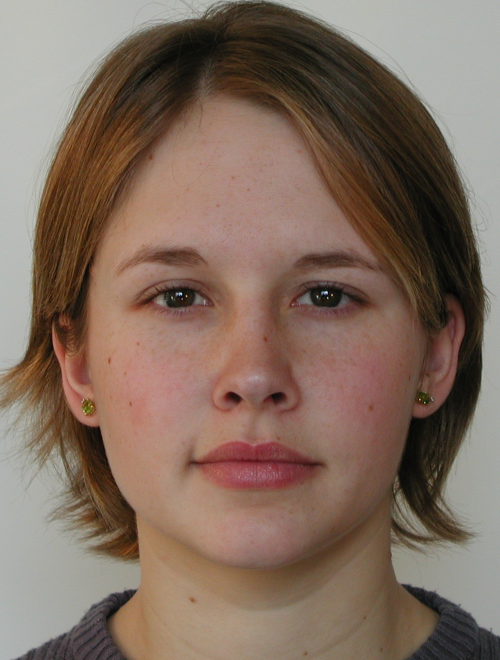
%> input picture תרגיל בית 3/data/Inputs/imgs/0004_6.png, 1000 x 1320 px (shown at 1/2 size); the run also reads 1 picture not shown here
$ octave hw3_1.m   (GNU Octave 9; MATLAB toolbox functions it lacks are replaced by stand-ins)
%> lines starting %> are read from the running program, lines starting %| are printed output that depends on the picture
%> further down, image is the input picture: size 1320x1000x3 uint8; mean R, G, B 129.1, 108, 94.6
### תרגיל בית 3/pyrGen.m
function [Gaussian, Laplacian] = pyrGen(image, n)
    [Gaussian, Laplacian] = pyrGenRecurse(image, image, n, 2);
end

function [Gaussian, Laplacian] = pyrGenRecurse(image, last_level, n, i)
%> called with n = 6, i = 2
    if n==1 % last level does not use gaussian
        Gaussian = {last_level};
        Laplacian = {last_level};
    else
        Gaussian = {last_level};
%> Gaussian = 1 item
        sigma = 2 ^ i;
        % calculate the next gaussian pyramid level
        imageGausseFiltered = imgaussfilt(image, sigma);
        % use the gaussian pyramid to calculate the laplacian level
        Laplacian = {Gaussian{1} - imageGausseFiltered};
%> Laplacian = 1 item
        % recuresive call for the next level of the pyramid
        [G, L] = pyrGenRecurse(image, imageGausseFiltered, n-1, i+1);
%> call 5 of pyrGenRecurse, with n = 2, i = 6
%> in pyrGenRecurse (call 5), `imageGausseFiltered = imgaussfilt(image, sigma);`:
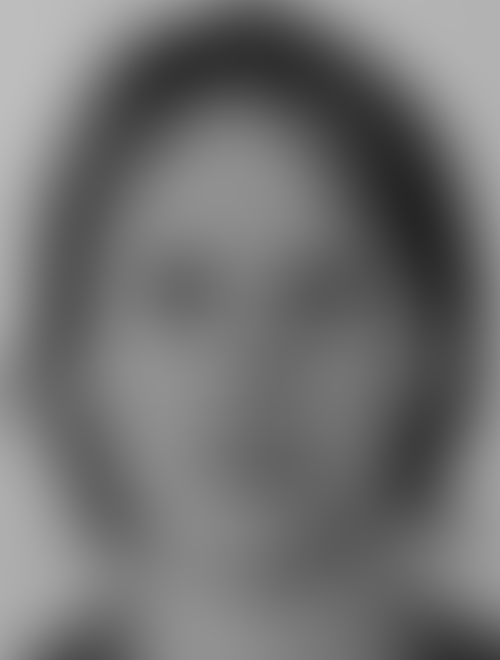
%> imageGausseFiltered: size 1320x1000 double (shown at 1/2 size); min 0.15, max 0.745, mean 0.446
%> in pyrGenRecurse (call 5), `Gaussian = [Gaussian; G];`: Gaussian = 2 items
%> G = 5 items; L = 5 items
        Gaussian = [Gaussian; G];
%> Gaussian = 6 items
        Laplacian = [Laplacian; L];
%> Laplacian = 6 items
%> after the loop `for i=1:n`:
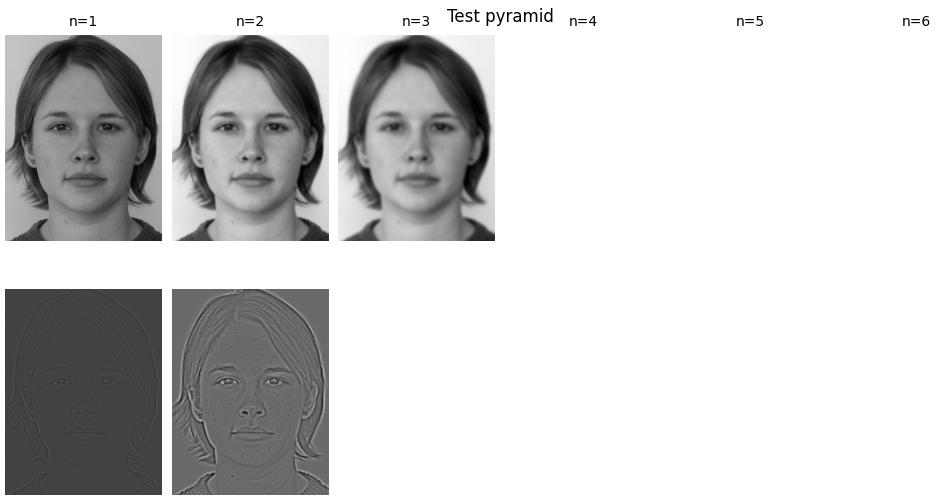
%> figure redrawn from the program's plot data, 12 panels
    end
end

### תרגיל בית 3/imRecon.m
function reconImage = imRecon(Laplacians)
    % reconstruct image from laplacian pyramid by sum over all levels
    % (no need to upsize the lower levels)
    reconImage = zeros(size(Laplacians{1}));
%> reconImage: size 1320x1000 double; every value is 0
    for i=0:size(Laplacians)-1
        reconImage = reconImage + Laplacians{i + 1};
    end
%> this loop made 6 passes
%> `mse = immse(image_gray, recon_image);`: mse = 1.07e-35
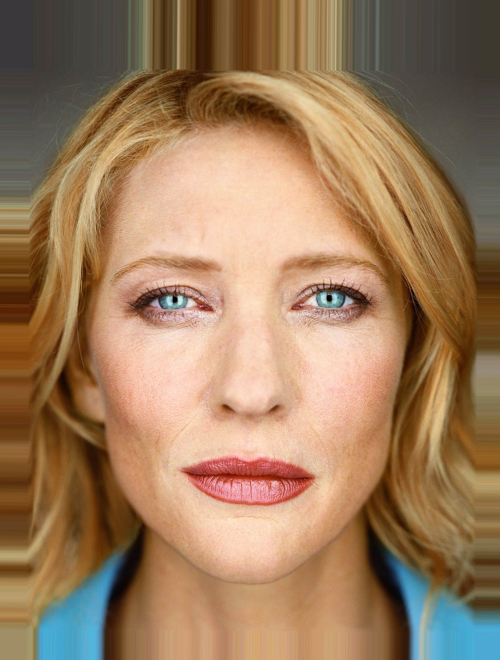
%> input picture תרגיל בית 3/data/Examples/imgs/6.png, 1000 x 1320 px (shown at 1/2 size)
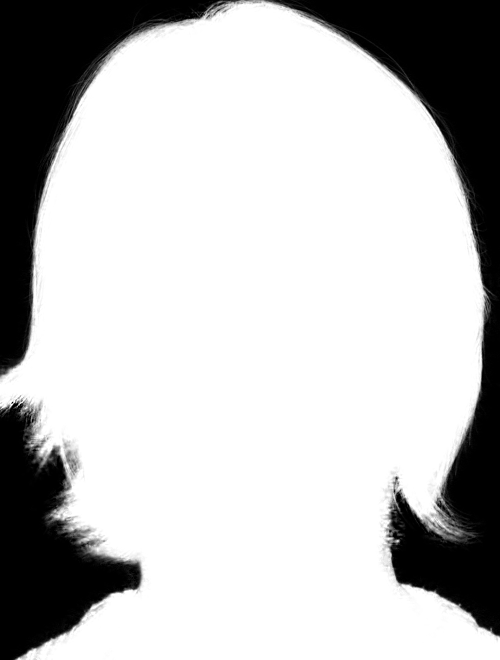
%> input picture תרגיל בית 3/data/Inputs/masks/0004_6.png, 1000 x 1320 px (shown at 1/2 size)
end

### תרגיל בית 3/styleTransfer.m
function [recon_bg] = styleTransfer(I, E, mask, bg, n)
%> called with n = 6
%% part c
% change the background using the mask
I_new = changeBackground(I, mask, bg);
figure();
subplot(1,3,1);
imshow(I, []);
title('Original');

subplot(1,3,2);
imshow(bg, []);
title('Background');

subplot(1,3,3);
imshow(I_new, []);
title('Image with new bg');

%% part d

% seperating the color channels
I_r = I_new(:,:,1); % Red channel
I_g = I_new(:,:,2); % Green channel
I_b = I_new(:,:,3); % Blue channel
E_r = E(:,:,1); % Red channel
E_g = E(:,:,2); % Green channel
E_b = E(:,:,3); % Blue channel

% building laplacian pyramid for each channel
[~, I_r_L] = pyrGen(I_r, n);
%> I_r_L = 6 items
[~, I_g_L] = pyrGen(I_g, n);
%> I_g_L = 6 items
[~, I_b_L] = pyrGen(I_b, n);
%> I_b_L = 6 items
[~, E_r_L] = pyrGen(E_r, n);
%> E_r_L = 6 items
[~, E_g_L] = pyrGen(E_g, n);
%> E_g_L = 6 items
[~, E_b_L] = pyrGen(E_b, n);
%> E_b_L = 6 items

S_I_r = {};
S_I_g = {};
S_I_b = {};
S_E_r = {};
S_E_g = {};
S_E_b = {};
% Calculate the energy of each channel and level in the pyramid
for i=1:n
    S_I_r = [S_I_r; imgaussfilt(I_r_L{i} .^ 2, 2^(i+1))];
    S_I_g = [S_I_g; imgaussfilt(I_g_L{i} .^ 2, 2^(i+1))];
    S_I_b = [S_I_b; imgaussfilt(I_b_L{i} .^ 2, 2^(i+1))];
    S_E_r = [S_E_r; imgaussfilt(E_r_L{i} .^ 2, 2^(i+1))];
    S_E_g = [S_E_g; imgaussfilt(E_g_L{i} .^ 2, 2^(i+1))];
    S_E_b = [S_E_b; imgaussfilt(E_b_L{i} .^ 2, 2^(i+1))];
end
gain_r = {};
gain_g = {};
gain_b = {};
e = 10^-4;
% Calculate the gain of each color channel and level in the pyramids
for i=1:n
    gain_r = [gain_r; sqrt(S_E_r{i} ./ (S_I_r{i} + e))];
    gain_g = [gain_g; sqrt(S_E_g{i} ./ (S_I_g{i} + e))];
    gain_b = [gain_b; sqrt(S_E_b{i} ./ (S_I_b{i} + e))];
end
% clipping the gain to be in [0.9,2.8]
for i=1:n
    gain_r{i}(gain_r{i} < 0.9) = 0.9;
    gain_r{i}(gain_r{i} > 2.8) = 2.8;
    gain_g{i}(gain_g{i} < 0.9) = 0.9;
    gain_g{i}(gain_g{i} > 2.8) = 2.8;
    gain_b{i}(gain_b{i} < 0.9) = 0.9;
    gain_b{i}(gain_b{i} > 2.8) = 2.8;
end


%% part e

O_r_L = {};
O_g_L = {};
O_b_L = {};
% Construct the output image pyramid
for i=1:n - 1
    O_r_L = [O_r_L; gain_r{i} .* I_r_L{i}];
    O_g_L = [O_g_L; gain_g{i} .* I_g_L{i}];
    O_b_L = [O_b_L; gain_b{i} .* I_b_L{i}];
end
O_r_L = [O_r_L; E_r_L{n}];
%> O_r_L = 6 items
O_g_L = [O_g_L; E_g_L{n}];
%> O_g_L = 6 items
O_b_L = [O_b_L; E_b_L{n}];
%> O_b_L = 6 items


%% part f

% Reconstruct each channel of the output image and concatenate them
recon_r = imRecon(O_r_L);
%> the loop in imRecon (call 2), `for i=0:size(Laplacians)-1` made 6 passes
recon_g = imRecon(O_g_L);
recon_b = imRecon(O_b_L);
%> the loop in imRecon (call 4), `for i=0:size(Laplacians)-1` made 6 passes
%> after the loop in imRecon (call 4), `for i=0:size(Laplacians)-1`:
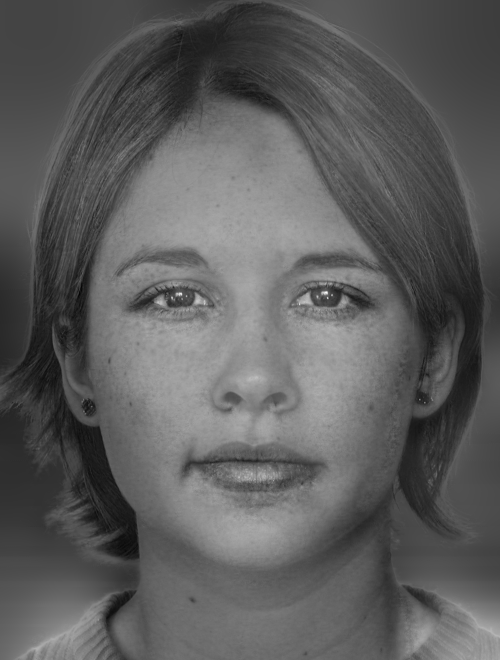
%> reconImage: size 1320x1000 double (shown at 1/2 size); min -0.155, max 1.26, mean 0.364; drawn with min black and max white

recon_image = cat(3, recon_r, recon_g, recon_b);
% changing the background again to achieve better results
recon_bg = changeBackground(recon_image, mask, bg);


end

### תרגיל בית 3/changeBackground.m
function new_image = changeBackground(image, mask, bg)
% uses the mask to remove corrent background and add the new one
new_image = image .* mask + bg .* (1 - mask);

end

### תרגיל בית 3/hw3_1.m
close all;
clear;
clc;


%% Question 1

%% part a-b

image = imread("data\Inputs\imgs\0004_6.png");
image_gray = im2double(rgb2gray(image));
n = 6;
% build laplacian pyramid
[G, L] = pyrGen(image_gray, n);

figure();
sgtitle('Test pyramid');
for i=1:n
    subplot(2,6,i);
    imshow(G{i}, []);
    title(['n=', num2str(i)]);

    subplot(2,6,6 + i);
    imshow(L{i}, []);
end

% reconstruct the image
recon_image = imRecon(L);

% calculate image difference
sub_image = image_gray - recon_image;

mse = immse(image_gray, recon_image);

figure();
subplot(1,3,1);
imshow(image_gray, []);
title('Original');

subplot(1,3,2);
imshow(recon_image, []);
title('Reconstructed');

subplot(1,3,3);
imshow(sub_image, []);
title(['Diff image, MSE = ', num2str(mse)]);


%% part c - f
I = im2double(imread("data\Inputs\imgs\0004_6.png"));
E_16 = im2double(imread("data\Examples\imgs\6.png"));
mask = im2double(imread("data\Inputs\masks\0004_6.png"));
bg_16 = im2double(imread("data\Examples\bgs\6.jpg"));
n = 6;

% use style transfer on the input image
styledI_16 = styleTransfer(I,E_16,mask,bg_16, n);

figure();
subplot(1,3,1);
imshow(I, []);
title('Input image');
subplot(1,3,2);
imshow(E_16, []);
title('Example')
subplot(1,3,3);
imshow(styledI_16);
title('Styled image');

%% part g
I = im2double(imread("data\Inputs\imgs\0004_6.png"));
mask = im2double(imread("data\Inputs\masks\0004_6.png"));
E_16 = im2double(imread("data\Examples\imgs\16.png"));
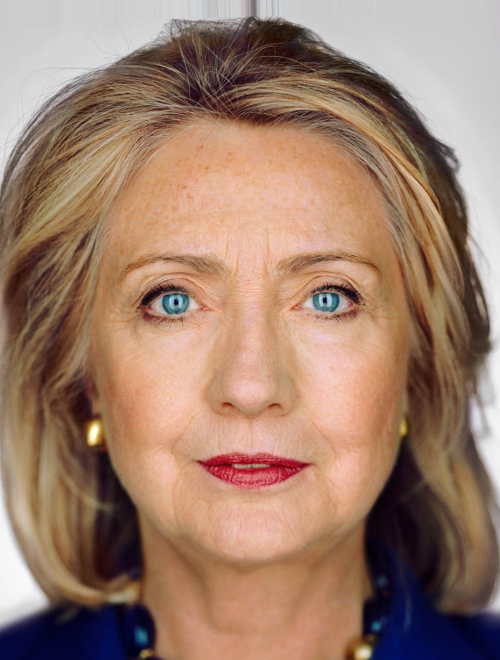
%> input picture תרגיל בית 3/data/Examples/imgs/16.png, 1000 x 1320 px (shown at 1/2 size)
bg_16 = im2double(imread("data\Examples\bgs\16.jpg"));
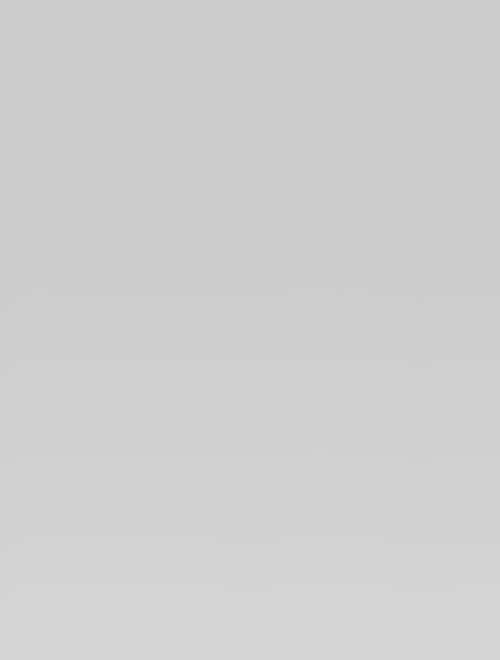
%> input picture תרגיל בית 3/data/Examples/bgs/16.jpg, 1000 x 1320 px (shown at 1/2 size)
%> (the run ends here)
